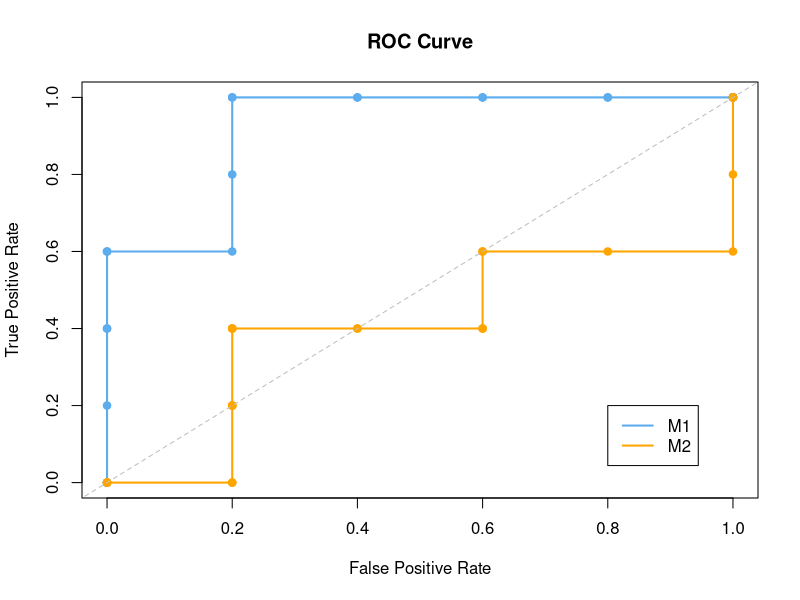
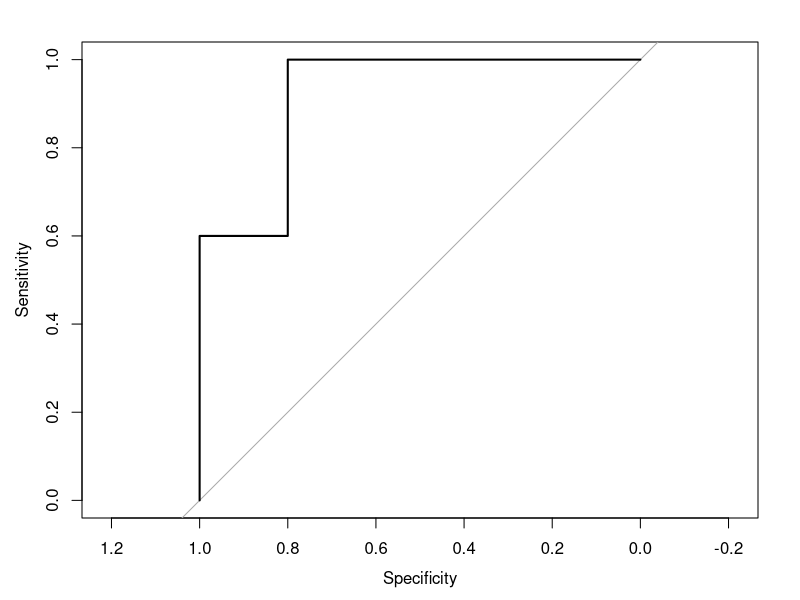
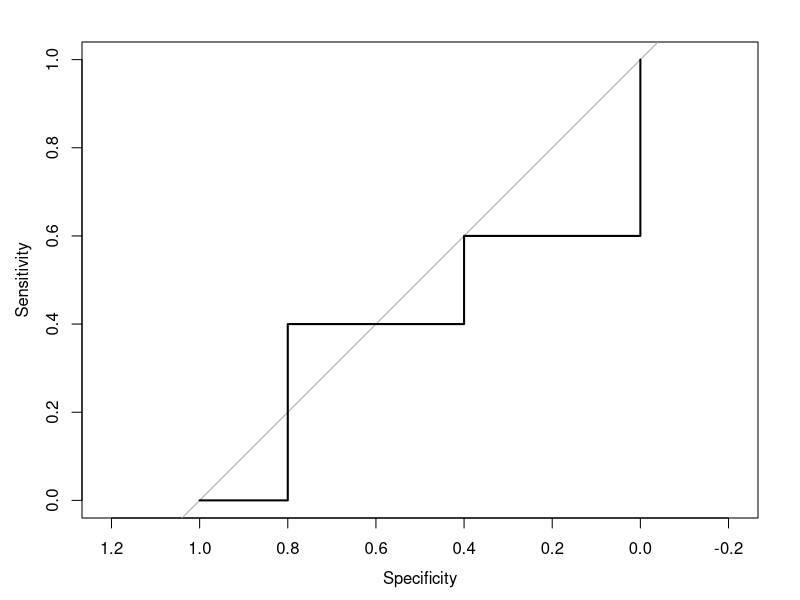

Source code (R) for these figures, in order: (Note: this script raises an error after producing the figures.)
# ProbEC.R: Draw the ROC curve for the given data set 

pos_m1 <- c(0.73, 0.69, 0.44, 0.55, 0.67, 0.47, 0.08, 0.15, 0.45, 0.35)
pos_m2 <- c(0.61, 0.03, 0.68, 0.31, 0.45, 0.09, 0.38, 0.05, 0.01, 0.04)
trueClass <- c(1, 1, 0, 0, 1, 1, 0, 0, 1, 0)

posLab <- trueClass == 1
numPos <- sum(posLab)
negLab <- trueClass == 0
numNeg <- sum(negLab)

plot(0, 0,
     main = "ROC Curve",
     xlim = c(0, 1),
     ylim = c(0, 1),
     xlab = "False Positive Rate",
     ylab = "True Positive Rate")

 allLevels <- sort(c(pos_m1, pos_m2, 0, 1))
#allLevels <- 1 - c(1, 0.645, 0.53, 0.415, 0.345, 0.2, 0.07, 0.045, 0.035, 0.02, 0)
numLevels <- length(allLevels)
m1_pts <- data.frame(matrix(0, nrow = numLevels, ncol = 3))
m2_pts <- data.frame(matrix(0, nrow = numLevels, ncol = 3))
names(m1_pts) <- c("FP", "TP", "Level")
names(m2_pts) <- c("FP", "TP", "Level")

for (j in 1:numLevels) {
    level <- allLevels[j]
    
    lab_m1_curr <- as.numeric(pos_m1 >= level)
    lab_m2_curr <- as.numeric(pos_m2 >= level)
    
    truePos_m1 <- sum(lab_m1_curr == 1 & posLab) / numPos
    truePos_m2 <- sum(lab_m2_curr == 1 & posLab) / numPos
    
    falsePos_m1 <- sum(lab_m1_curr == 1 & negLab) / numNeg
    falsePos_m2 <- sum(lab_m2_curr == 1 & negLab) / numNeg
    
    m1_pts[j,] <- c(falsePos_m1, truePos_m1, level)
    m2_pts[j,] <- c(falsePos_m2, truePos_m2, level)
}

points(m1_pts[,1:2],
       col = "steelblue2",
       pch = 19)
lines(m1_pts[,1:2],
      col = "steelblue2",
      lty = 1,
      lwd = 2)
points(m2_pts[,1:2],
       col = "orange",
       pch = 19)
lines(m2_pts[,1:2],
      col = "orange",
      lty = 1,
      lwd = 2)
lines(cbind(c(-0.5,1.5), c(-0.5,1.5)),
      lty = 2,
      col = "gray")

legend(0.8, 0.2,
       c("M1", "M2"),
       lty = c(1, 1),
       lwd = c(2, 2),
       col = c("steelblue2", "orange"))

# Validation using built-in methods
library(pROC)
# Note that the direction has to be set as "<"
plot(roc(response = trueClass, predictor = pos_m1, direction = "<"))
plot(roc(response = trueClass, predictor = pos_m2, direction = "<"))


cat(roc_res$thresholds, sep = ", ")
cbind(1 - roc_res$specificities, roc_res$sensitivities, roc_res$thresholds)


